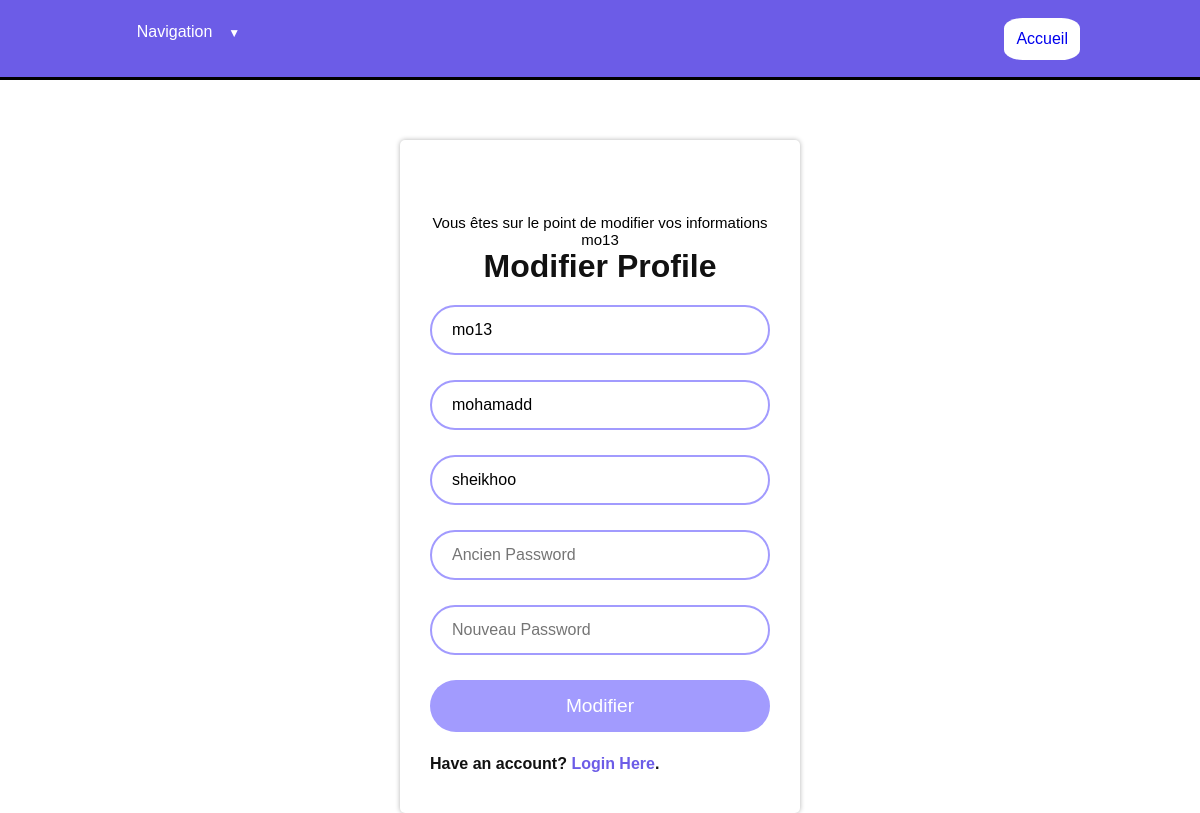
/php/profile.php (signed in), run on the app's committed database.
### tables this page shows
CREATE TABLE `utilisateurs` (
  `id` int(11) NOT NULL,
  `login` varchar(255) NOT NULL,
  `prenom` varchar(255) NOT NULL,
  `nom` varchar(255) NOT NULL,
  `password` varchar(255) NOT NULL
);

### php/profile.php (the view, shortened to what this page needs)
<?php
$bdd = mysqli_connect("localhost", "root", "", "moduleconnexion");
$sesslogin = $_SESSION["username"];
$req = mysqli_query($bdd, "SELECT * FROM utilisateurs WHERE login = '$sesslogin'");
$res = mysqli_fetch_all($req, MYSQLI_ASSOC);
$login = $res[0]['login'];
$prenom = $res[0]['prenom'];
$nom = $res[0]['nom'];
?>
<html lang="fr">
<head>
    <link rel="stylesheet" href="https://stackpath.bootstrapcdn.com/font-awesome/4.7.0/css/font-awesome.min.css">
    <link rel="stylesheet" type="text/css" href="../css/style.css">
</head>
<body>
    <header>
        <div class="accueil">
            <a href="../index.php">Accueil</a>
        </div>
        <nav>
            <ul>
                <li class="deroulant"><a href="#">Navigation &ensp;</a>
            </ul>
        </nav>
    </header>
    <main class="center">
        <div class="container">
            <h1>Vous êtes sur le point de modifier vos informations <?php echo $_SESSION["username"]; ?></h1>
            <form action="" method="POST" class="login-email">
                <p class="login-text" style="font-size: 2rem; font-weight: 800;">modifier profile</p>
                <div class="input-group">
                    <input type="text" placeholder="username" name="login" value='<?php echo $login ?>' />
                </div>
                <div class="input-group">
                    <input type="text" placeholder="prenom" name="prenom" value='<?php echo $prenom ?>' />
                </div>
                <div class="input-group">
                    <input type="text" placeholder="nom" name="nom" value='<?php echo $nom ?>' />
                </div>
                <div class="input-group">
                    <input type="password" placeholder="Ancien Password" name="password" />
                </div>
                <div class="input-group">
                    <input type="password" placeholder="Nouveau Password" name="passwordChange" />
                </div>
                <div class="input-group">
                    <button type="submit" name="modifier" class="btn">Modifier</button>
                </div>
                <p class="login-register-text">Have an account? <a href="login.php">Login Here</a>.</p>
            </form>
        </div>
    </main>
</body>
</html>

### css/style.css (style rules this page uses)
* { margin: 0; padding: 0; box-sizing: border-box; font-family: "Poppins", sans-serif; }
body { width: 100%; min-height: 100vh; background-position: center; background-size: cover; }
h1, h2 { text-align: center; font-weight: 400; }
.center { display: flex; justify-content: center; align-items: center; margin-top: 5%; background-color: #fff; }
header { display: flex; background-color: #6c5ce7; position: relative; z-index: 99; flex-direction: row-reverse; height: 10%; border-bottom: solid; }
nav { width: 50%; margin: 0 auto; background-color: #6c5ce7; position: sticky; top: 0px; color: white; }
nav ul { list-style-type: none; display: flex; }
nav ul li { flex: 1 1 auto; text-align: center; position: relative; margin-top: 1.89%; }
nav a { display: block; text-decoration: none; color: white; border: 2px solid transparent; padding: 10px 0px; }
.titre, h1 { display: flex; justify-content: center; align-items: center; margin-top: 10%; font-size: 80px; }
.deroulant > a::after { content: " ▼"; font-size: 12px; }
.deroulant { display: flex; align-items: flex-start; }
.accueil { background-color: white; margin: auto; margin-right: 10%; border-radius: 25%; padding: 1%; text-decoration: none; }
.accueil a { text-decoration: none; }
.container { width: 400px; min-height: 400px; background: #fff; border-radius: 5px; box-shadow: 0 0 5px rgba(0, 0, 0, 0.3); padding: 40px 30px; }
.container .login-text { color: #111; font-weight: 500; font-size: 1.1rem; text-align: center; margin-bottom: 20px; display: block; text-transform: capitalize; }
.container h1 { text-align: center; font-size: 15px; }
.container .login-email .input-group { width: 100%; height: 50px; margin-bottom: 25px; }
.container .login-email .input-group input { width: 100%; height: 100%; border: 2px solid #e7e7e7; padding: 15px 20px; font-size: 1rem; border-radius: 30px; background: transparent; outline: none; transition: 0.3s; }
.container .login-email .input-group input:focus, .container .login-email .input-group input:valid { border-color: #a29bfe; }
.container .login-email .input-group .btn { display: block; width: 100%; padding: 15px 20px; text-align: center; border: none; background: #a29bfe; outline: none; border-radius: 30px; font-size: 1.2rem; color: #fff; cursor: pointer; transition: 0.3s; }
.login-register-text { color: #111; font-weight: 600; }
.login-register-text a { text-decoration: none; color: #6c5ce7; }

### data on the page
utilisateurs: login "mo13", prenom "mohamadd", nom "sheikhoo"

### other printed values
$_SESSION["username"] "mo13"
